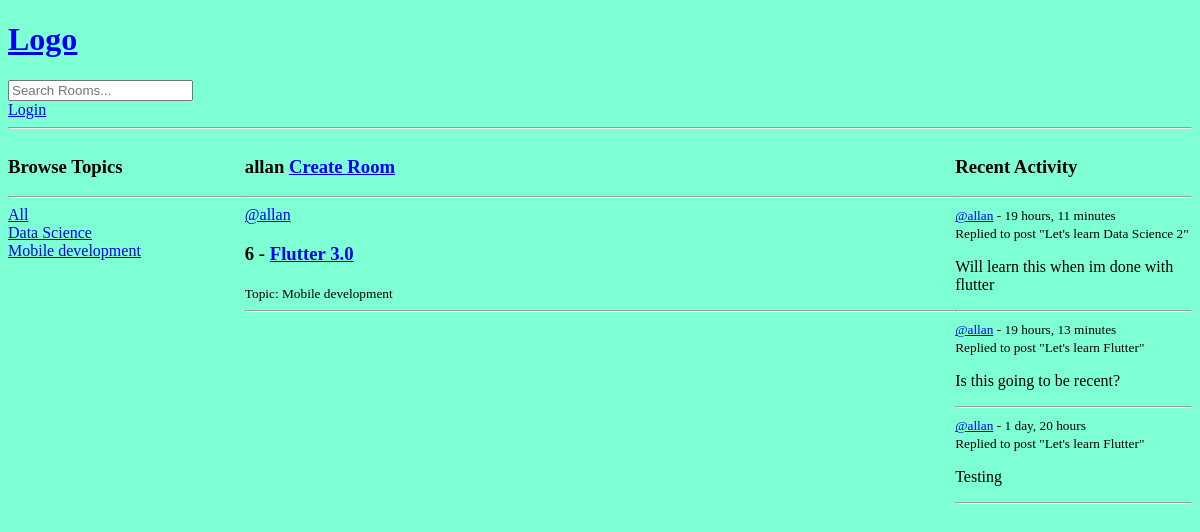
Page /user-profile/2/ on the earlier database version.
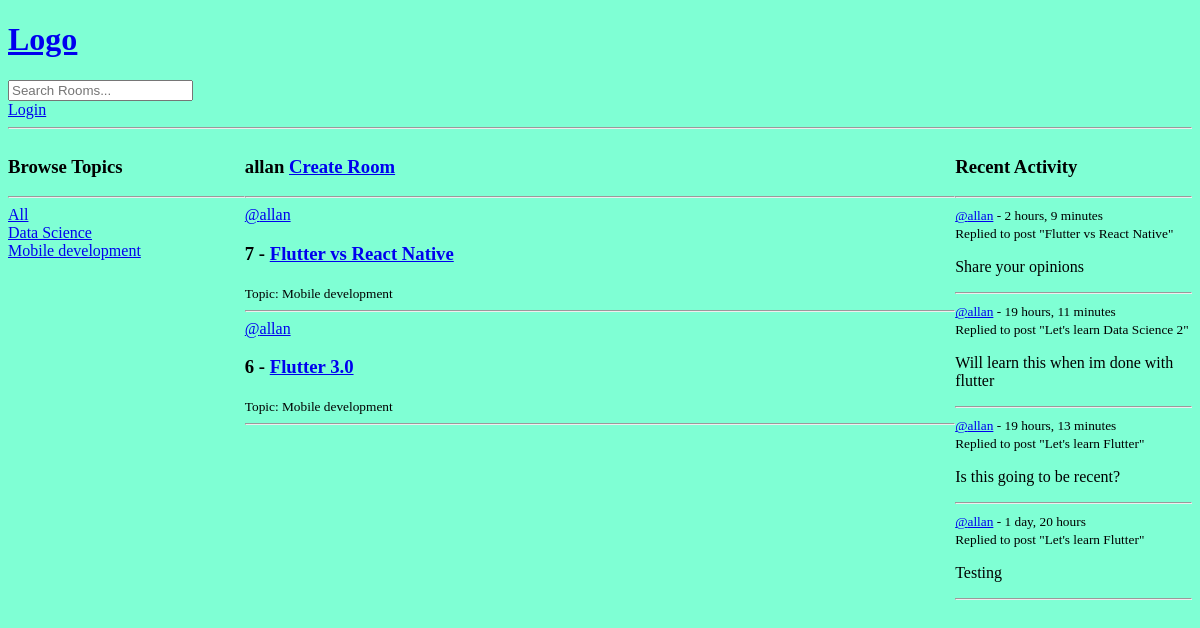
Same page on the later database version.
### base/models.py (models this page shows, shortened)
class Topic(models.Model):
    name = models.CharField(max_length=200)

class Room(models.Model):
    host = models.ForeignKey(User, on_delete=models.SET_NULL, null=True)
    topic = models.ForeignKey(Topic, on_delete=models.SET_NULL, null=True)
    name = models.CharField(max_length=200)
    description = models.TextField(null=True, blank=True)
    participants = models.ManyToManyField(User, related_name='participants', blank=True)
    updated = models.DateTimeField(auto_now=True)
    created = models.DateTimeField(auto_now_add=True)
    class Meta:
        ordering = ['-updated', '-created'] # ordering the latest to be ontop
    def __str__(self):
        return self.name

class Message(models.Model):
    user = models.ForeignKey(User, on_delete=models.CASCADE)
    room = models.ForeignKey(Room, on_delete=models.CASCADE)
    body = models.TextField()
    updated = models.DateTimeField(auto_now=True)
    created = models.DateTimeField(auto_now_add=True)
    class Meta:
        ordering = ['-updated', '-created'] # ordering the latest to be ontop
    def __str__(self):
        return self.body[0:50]

### base/views.py (the view)
# urls.py: path('user-profile/<str:pk>/', views.userProfile, name='user-profile'),
def userProfile(request, pk):
    user = User.objects.get(id=pk)
    rooms = user.room_set.all()
    room_comments = user.message_set.all()
    topics = Topic.objects.all()
    context = {
        'user': user,
        'rooms': rooms,
        'room_comments': room_comments,
        'topics': topics,
    }
    return render(request, 'base/profile.html', context)

### base/templates/base/profile.html (shortened to what this page needs)
{% extends 'main.html' %}
{% block content %}
<div class="profile-container">
    <div class="topics">
        {% include 'base/components/browse_topics.html' %}
    </div>
    <div class="feed">
        <h3>{{ user  }} <a href="{% url 'create-room' %}">Create Room</a></h3> <hr>
        {% include 'base/components/feed_component.html' %}
    </div>
    <div class="activity">
        {% include 'base/components/recent_activity.html' %}
    </div>
</div>
{% endblock content %}

### base/templates/base/components/browse_topics.html
<h3>Browse Topics</h3>
<hr>
<div>
    <a href="{% url 'home' %}">All</a>
</div>
{% for topic in topics %}
    <div>
        <a href="{% url 'home' %}?q={{topic.name}}">{{topic.name}}</a>
    </div>
{% endfor %}

### base/templates/base/components/feed_component.html (shortened to what this page needs)
<div>
    {% for room in rooms %}
        <a href="{% url 'user-profile' room.host.id %}">@{{room.host.username}}</a>
        <h3>{{ room.id }} - <a href="{% url 'room' room.id %}">{{room.name}}</a></h3>
        <small>Topic: {{ room.topic.name }}</small>
        <br>
        <hr>
    {% endfor %}
</div>

### base/templates/base/components/recent_activity.html (shortened to what this page needs)
<h3>Recent Activity</h3>
<hr>
{% for room_comment in room_comments %}
    <div>
        <small><a href="{% url 'user-profile' room_comment.user %}">@{{ room_comment.user }}</a> - {{ room_comment.created|timesince }}</small> <br>
        <small>Replied to post "{{ room_comment.room }}"</small>
        <p>{{ room_comment }}</p>
        <hr>
    </div>
{% endfor %}

Differences in the rows shown:
added Room: host.username "allan", id "7", name "Flutter vs React Native", topic.name "Mobile development"
added Message: user "allan", created "2 hours, 9 minutes", room "Flutter vs React Native", body "Share your opinions"
